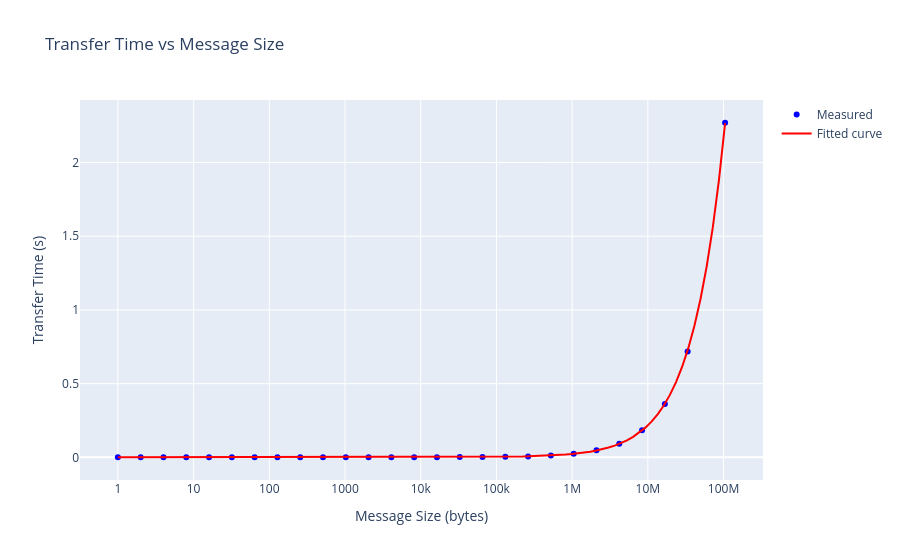

Notebook cell for this chart:
### Code cell
import numpy as np
from scipy.optimize import curve_fit
import plotly.graph_objects as go

# Extract transfer time rows
df_time = df[df["Metric"]=="Transfer time (s)"].copy()
x = df_time["SizeBytes"].values
y = df_time["Mean"].values

# Define model: latency + size/bandwidth
def model(size, alpha, beta):
    return alpha + beta * size

# Fit curve
params, _ = curve_fit(model, x, y, p0=[1e-4, 1e-9])
alpha, beta = params
print(f"Latency (alpha): {alpha:.6f} s")
print(f"Effective 1/bandwidth (beta): {beta:.2e} s/byte")
print(f"Bandwidth ~ {1/beta/1e6:.2f} MB/s")

# Create interactive plot
fig = go.Figure()

# Scatter plot for measured data
fig.add_trace(go.Scatter(
    x=x,
    y=y,
    mode='markers',
    name='Measured',
    marker=dict(color='blue')
))

# Line plot for fitted curve
x_fit = np.logspace(np.log10(min(x)), np.log10(max(x)), 100)
y_fit = model(x_fit, *params)
fig.add_trace(go.Scatter(
    x=x_fit,
    y=y_fit,
    mode='lines',
    name='Fitted curve',
    line=dict(color='red')
))

# Update layout
fig.update_layout(
    title="Transfer Time vs Message Size",
    xaxis=dict(
        title="Message Size (bytes)",
        type="log"
    ),
    yaxis=dict(
        title="Transfer Time (s)",
        type="linear"
    ),
    hovermode="closest"
)

fig.show()
